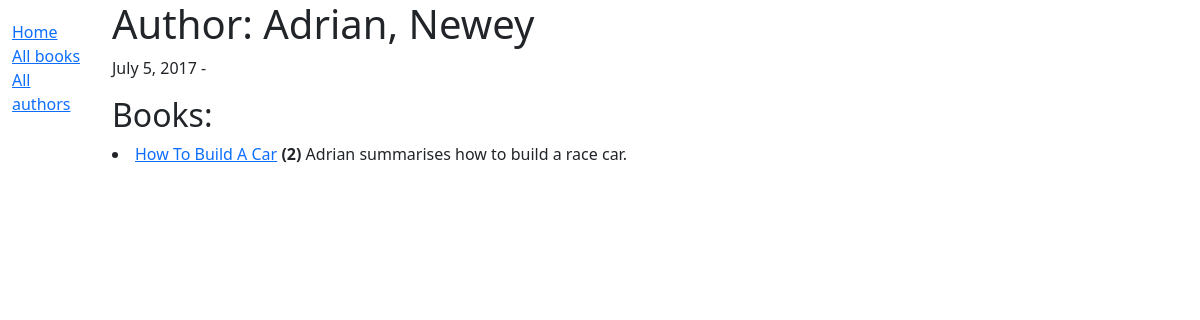
Page /ERP/author/1 on the committed database.
### ERP/models.py (models this page shows, shortened)
class Author(models.Model):
    first_name = models.CharField(max_length=100)
    last_name = models.CharField(max_length=100)
    date_of_birth = models.DateField(null = True, blank = True)
    date_of_death = models.DateField('Died', null=True, blank = True)
    class Meta:
        ordering = ['last_name', 'first_name']

class Book(models.Model):
    title = models.CharField(max_length=200, help_text="enter the Books Title")
    author = models.ForeignKey("Author", on_delete=models.SET_NULL, null = True)
    summary = models.TextField(max_length=1000, help_text="Enter a brief description")
    isbn = models.CharField("ISBN", max_length=13, unique=True, help_text="13 char ISBN num")
    genre = models.ManyToManyField(Genre, help_text="select a genre for this book")
    language = models.ForeignKey('Language', on_delete=models.SET_NULL, null=True)
    class Meta:
        ordering = ["title", "author"]
    def display_genre(self):
        """Creates a string for the Genre. This is required to display the Genre in the Admin Terminal."""
        return ', '.join([genre.name for genre in self.genre.all()[:3]])
    display_genre.short_description = "Genre"
    def get_absolute_url(self):
        return reverse('book-detail', args = [str(self.id)])

### ERP/views.py (the view)
# urls.py: path("author/<int:pk>", views.AuthorDetailView.as_view(), name='author-detail')
class AuthorDetailView(generic.DetailView):
    model = Author

### ERP/templates/ERP/author_detail.html
{% extends "base_generic.html" %}
{% block content %}
    <h1>Author: {{ author.first_name }}, {{ author.last_name }}</h1>
    {% if author.date_of_birth %}
        <p>{{ author.date_of_birth }} - {% if author.date_of_death %}{{ author.date_of_death }} {% endif %}</p>
    {% endif %}
    <h2>Books:</h2>
    {% for book in author.book_set.all %}
    <li><a href="{{ book.get_absolute_url }}">{{book.title}}</a> <strong>({{book.bookinstance_set.count}})</strong>
        {{book.summary}}
    </li>
    {% endfor %}
{% endblock %}

### rows in the picture
Author: date_of_birth "July 5, 2017"
Book: title "How To Build A Car", bookinstance_set.count "2", summary "Adrian summarises how to build a race car."
